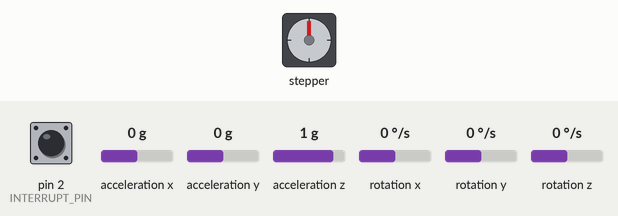
A sketch run on a simulated Arduino Uno, built with avr-gcc and run on an emulated ATmega328P. On the bench: stepper motor. The test bench sets the inputs (shaded band); at power-on: acceleration y 0 g, acceleration z 1 g, pin 2 (INTERRUPT_PIN) LOW, acceleration x 0 g, rotation x 0 °/s, rotation y 0 °/s, rotation z 0 °/s. The sensor or clock chip raises its interrupt line as the real part does; stepper angles assume 200 steps per turn.

Above: at 1.7 s.
1.8 s: acceleration y set to 1.4 g
At 4.2 s:
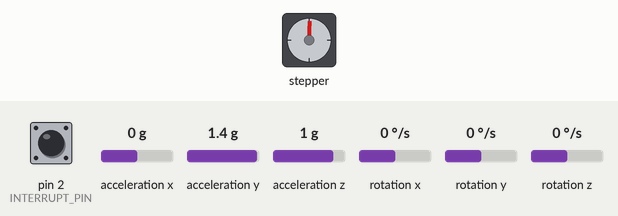
4.8 s: acceleration y set to -1.4 g
At 6.6 s:
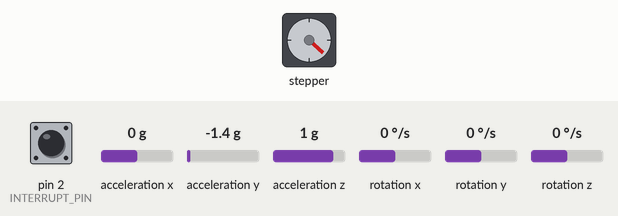
7.8 s: acceleration z set to -1.4 g
At 9.1 s:
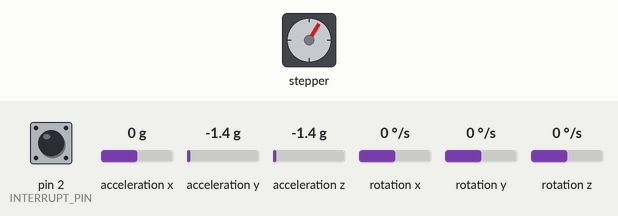
10.8 s: acceleration z set to -0.8 g
At 13.6 s:
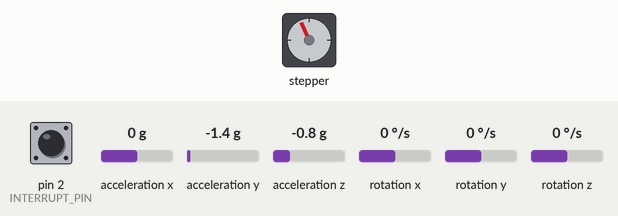
13.8 s: acceleration y set to 0.8 g
16.8 s: acceleration z set to 0.8 g
Timing chart, 0 to 23.4 s (numbered marks = the images above; inputs shaded):
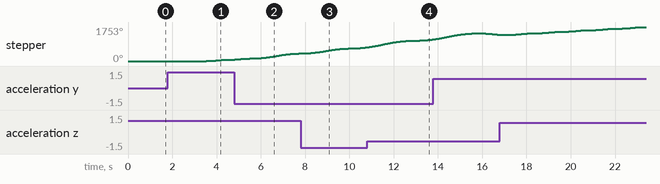

The sketch:

masterselfbalance.ino
```cpp
//THIS CODE DOES NOT WORK!! DO NOT USE IT, IT WILL ONLY BRING NOTHING BUT SADNESS AND SORROW.
//Libraries needed:
#include <Wire.h>
#include "I2Cdev.h"

#include "MPU6050_6Axis_MotionApps20.h"
#include <SpeedyStepper.h>


#if I2CDEV_IMPLEMENTATION == I2CDEV_ARDUINO_WIRE
#include "Wire.h"
#endif

//pin assignments
//there's sensors and stepper motors (8 for 4 steppers, 2 for sensors)

MPU6050 mpu;

const int MOTOR_1_STEP_PIN = 13;
const int MOTOR_1_DIRECTION_PIN = 12;
const int MOTOR_2_STEP_PIN = 11;
const int MOTOR_2_DIRECTION_PIN = 10;
const int MOTOR_3_STEP_PIN = 9;
const int MOTOR_3_DIRECTION_PIN = 8;
const int MOTOR_4_STEP_PIN = 7;
const int MOTOR_4_DIRECTION_PIN = 6;
float correct;
int j = 0;

#define OUTPUT_READABLE_YAWPITCHROLL

#define INTERRUPT_PIN 2  // use pin 2 on Arduino Uno & most boards

bool blinkState = false;


//ngl im kinda copy and pasting some of the code from the MPU6050_6Axis_MotionApps20.ino file
// MPU control/status vars
bool dmpReady = false;  // set true if DMP init was successful
uint8_t mpuIntStatus;   // holds actual interrupt status byte from MPU
uint8_t devStatus;      // return status after each device operation (0 = success, !0 = error)
uint16_t packetSize;    // expected DMP packet size (default is 42 bytes)
uint16_t fifoCount;     // count of all bytes currently in FIFO
uint8_t fifoBuffer[64]; // FIFO storage buffer

// orientation/motion vars
Quaternion q;           // [w, x, y, z]         quaternion container
VectorInt16 aa;         // [x, y, z]            accel sensor measurements
VectorInt16 aaReal;     // [x, y, z]            gravity-free accel sensor measurements
VectorInt16 aaWorld;    // [x, y, z]            world-frame accel sensor measurements
VectorFloat gravity;    // [x, y, z]            gravity vector
float euler[3];         // [psi, theta, phi]    Euler angle container
float ypr[3];           // [yaw, pitch, roll]   yaw/pitch/roll container and gravity vector

// packet structure for InvenSense teapot demo
uint8_t teapotPacket[14] = { '$', 0x02, 0, 0, 0, 0, 0, 0, 0, 0, 0x00, 0x00, '\r', '\n' };


// ================================================================
// ===               INTERRUPT DETECTION ROUTINE                ===
// ================================================================

volatile bool mpuInterrupt = false;     // indicates whether MPU interrupt pin has gone high
void dmpDataReady() {
  mpuInterrupt = true;
}

SpeedyStepper stepper1;
SpeedyStepper stepper2;
SpeedyStepper stepper3;
SpeedyStepper stepper4;


// Timers to track sensor
unsigned long timer = 0;
float timeStep = 0.01;

//p,r,y values
float pitch = 0;
float roll = 0;
float yaw = 0;

void setup()
{
#if I2CDEV_IMPLEMENTATION == I2CDEV_ARDUINO_WIRE
  Wire.begin();
  Wire.setClock(400000); // 400kHz I2C clock. Comment this line if having compilation difficulties
#elif I2CDEV_IMPLEMENTATION == I2CDEV_BUILTIN_FASTWIRE
  Fastwire::setup(400, true);
#endif

  // initialize serial communication
  // (115200 chosen because it is required for Teapot Demo output, but it's
  // really up to you depending on your project)
  Serial.begin(38400);
  while (!Serial); // wait for Leonardo enumeration, others continue immediately

  // initialize device
  //Serial.println(F("Initializing I2C devices..."));
  mpu.initialize();
  pinMode(INTERRUPT_PIN, INPUT);
  devStatus = mpu.dmpInitialize();
  // supply your own gyro offsets here, scaled for min sensitivity
  mpu.setXGyroOffset(17);
  mpu.setYGyroOffset(-69);
  mpu.setZGyroOffset(27);
  mpu.setZAccelOffset(1551); // 1688 factory default for my test chip

  // make sure it worked (returns 0 if so)
  if (devStatus == 0) {
    // turn on the DMP, now that it's ready
    // Serial.println(F("Enabling DMP..."));
    mpu.setDMPEnabled(true);

    attachInterrupt(digitalPinToInterrupt(INTERRUPT_PIN), dmpDataReady, RISING);
    mpuIntStatus = mpu.getIntStatus();

    // set our DMP Ready flag so the main loop() function knows it's okay to use it
    //Serial.println(F("DMP ready! Waiting for first interrupt..."));
    dmpReady = true;

    // get expected DMP packet size for later comparison
    packetSize = mpu.dmpGetFIFOPacketSize();
  } else {
    // ERROR!
    // 1 = initial memory load failed
    // 2 = DMP configuration updates failed
    // (if it's going to break, usually the code will be 1)
    // Serial.print(F("DMP Initialization failed (code "));
    //Serial.print(devStatus);
    //Serial.println(F(")"));
  }

  stepper1.connectToPins(MOTOR_1_STEP_PIN, MOTOR_1_DIRECTION_PIN);
  stepper2.connectToPins(MOTOR_2_STEP_PIN, MOTOR_2_DIRECTION_PIN);
  stepper3.connectToPins(MOTOR_3_STEP_PIN, MOTOR_3_DIRECTION_PIN);
  stepper4.connectToPins(MOTOR_4_STEP_PIN, MOTOR_4_DIRECTION_PIN);

}

void loop()
{
  if (!dmpReady) return;

  // wait for MPU interrupt or extra packet(s) available
  while (!mpuInterrupt && fifoCount < packetSize) {
    if (mpuInterrupt && fifoCount < packetSize) {
      // try to get out of the infinite loop
      fifoCount = mpu.getFIFOCount();
    }
  }

  // reset interrupt flag and get INT_STATUS byte
  mpuInterrupt = false;
  mpuIntStatus = mpu.getIntStatus();

  // get current FIFO count
  fifoCount = mpu.getFIFOCount();

  if ((mpuIntStatus & _BV(MPU6050_INTERRUPT_FIFO_OFLOW_BIT)) || fifoCount >= 1024) {
    mpu.resetFIFO();
    fifoCount = mpu.getFIFOCount();
    Serial.println(F("FIFO overflow!"));

    // otherwise, check for DMP data ready interrupt (this should happen frequently)
  } else if (mpuIntStatus & _BV(MPU6050_INTERRUPT_DMP_INT_BIT)) {
    // wait for correct available data length, should be a VERY short wait
    while (fifoCount < packetSize) fifoCount = mpu.getFIFOCount();

    // read a packet from FIFO
    mpu.getFIFOBytes(fifoBuffer, packetSize);

    // track FIFO count here in case there is > 1 packet available
    // (this lets us immediately read more without waiting for an interrupt)
    fifoCount -= packetSize;

    // Get Yaw, Pitch and Roll values
#ifdef OUTPUT_READABLE_YAWPITCHROLL
    mpu.dmpGetQuaternion(&q, fifoBuffer);
    mpu.dmpGetGravity(&gravity, &q);
    mpu.dmpGetYawPitchRoll(ypr, &q, &gravity);

    // Yaw, Pitch, Roll values - Radians to degrees
    ypr[0] = ypr[0] * 180 / M_PI;
    ypr[1] = ypr[1] * 180 / M_PI;
    ypr[2] = ypr[2] * 180 / M_PI;

    if (j <= 300) {
      correct = ypr[0]; // Yaw starts at random value, so we capture last value after 300 readings
      j++;
    }
    // After 300 readings
    else {
      ypr[0] = ypr[0] - correct;


      int roll = map(ypr[2], -90, 90, 180, 0);
      stepper1.setSpeedInStepsPerSecond(200);
      stepper1.setAccelerationInStepsPerSecondPerSecond(100);
      stepper1.setupRelativeMoveInSteps((roll*(360/200)));

        while(!stepper1.motionComplete())
        {
          stepper1.processMovement();
        }
    }
#endif
  }
}
```
